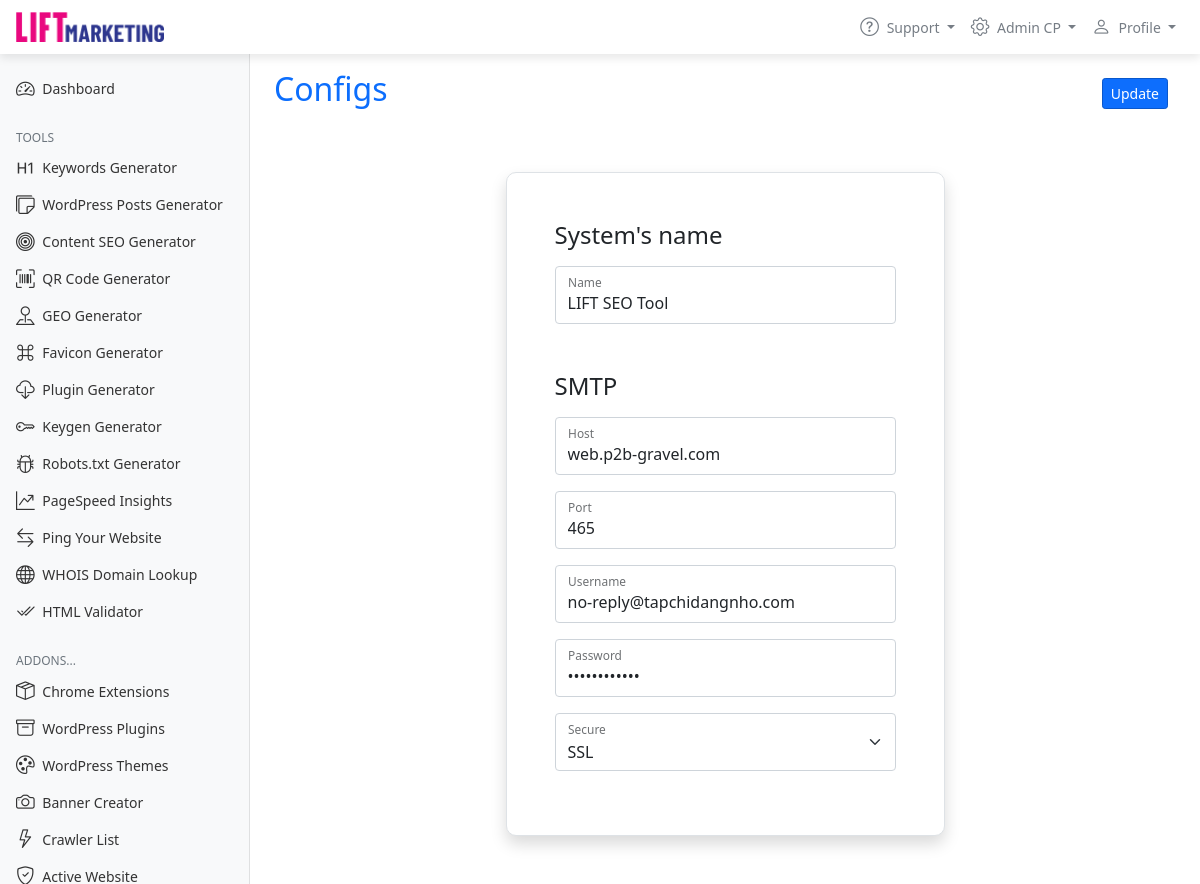
Screenshot of /views/config.php (signed in) with the database file from the repository.
### tables this page shows
CREATE TABLE `tbl_config` (
  `config_id` int(11) NOT NULL,
  `config_host` varchar(255) NOT NULL,
  `config_port` int(11) NOT NULL DEFAULT '0',
  `config_username` varchar(255) NOT NULL,
  `config_password` varchar(255) NOT NULL,
  `config_type` varchar(10) NOT NULL,
  `config_name` varchar(255) NOT NULL
);

### db/authCookieSessionValidate.php (called while the page is built, shortened)
<?php
require_once "Auth.php";
$auth = new Auth();
if (!empty($_SESSION["member_id"])) {
    $isMemberTypye = $auth->getMemberByID($_SESSION["member_id"])[0]["member_type"];
    if ($auth->getLogin($_SESSION["member_id"]) && count($auth->getLogin($_SESSION["member_id"])) > 0) {
        $auth->updateLogin(time(), $_SESSION["member_id"]);
    } else {
        $auth->insertLogin(time(), $_SESSION["member_id"]);
    }
    $isMemberActive = $auth->getMemberByID($_SESSION["member_id"])[0]["member_active"];
}

### db/DBController.php (called while the page is built, shortened)
<?php
class DBController {
	private $host = "localhost";
	private $user = "root";
	private $password = "root";
	private $database = "admin_seotool";
	private $conn;
    function __construct() {
        $this->conn = $this->connectDB();
    }
	function connectDB() {
		$conn = mysqli_connect($this->host,$this->user,$this->password,$this->database);
        $conn->set_charset('utf8mb4');
        return $conn;
	}
    function runBaseQuery($query) {
                $result = mysqli_query($this->conn,$query);
                while($row=mysqli_fetch_assoc($result)) {
                $resultset[] = $row;
                }
                if(!empty($resultset))
                return $resultset;
    }
    function runQuery($query, $param_type, $param_value_array) {
        $sql = $this->conn->prepare($query);
        $this->bindQueryParams($sql, $param_type, $param_value_array);
        $sql->execute();
        $result = $sql->get_result();
        if ($result->num_rows > 0) {
            while($row = $result->fetch_assoc()) {
                $resultset[] = $row;
            }
        }
        if(!empty($resultset)) {
            return $resultset;
        }
    }
    function bindQueryParams($sql, $param_type, $param_value_array) {
        $param_value_reference[] = & $param_type;
        for($i=0; $i<count($param_value_array); $i++) {
            $param_value_reference[] = & $param_value_array[$i];
        }
        call_user_func_array(array(
            $sql,
            'bind_param'
        ), $param_value_reference);
    }
}
?>

### db/Auth.php (called while the page is built, shortened)
<?php
require "DBController.php";
class Auth
{
    function getConfig()
    {
        $db_handle = new DBController();
        $query = "SELECT * FROM tbl_config WHERE config_id = 1";
        $result = $db_handle->runBaseQuery($query);
        return $result;
    }
    function getMemberByID($id)
    {
        $db_handle = new DBController();
        $query = "SELECT * FROM tbl_members WHERE member_id = ?";
        $result = $db_handle->runQuery($query, 's', array($id));
        return $result;
    }
    function getLogin($id)
    {
        $db_handle = new DBController();
        $query = "SELECT * FROM tbl_login WHERE member_id = ?";
        $result = $db_handle->runQuery($query, 's', array($id));
        return $result;
    }
}

### includes/variables.php (called while the page is built, shortened)
<?php
require_once "db/authCookieSessionValidate.php";
require_once 'core/class-concat.php';
?>

### views/config.php (the view, shortened to what this page needs)
<?php
require_once 'includes/variables.php';
require_once 'includes/header.php';
$getConfig = $auth->getConfig();
?>
<body>
<?php require 'includes/nav.php'; ?>
    <div class="container-fluid">
        <div class="row">
        <?php require 'includes/sidebar.php'; ?>
            <main class="col-md-9 ms-sm col-lg-10 col-xl px-md-4">
                <form action="" method="post" id="frmchange" class="form-signin">
                    <div
                        class="d-flex justify-content-between flex-wrap flex-md-nowrap align-items-center pt-3 pb-2 mb-3">
                        <div>
                        <h1 class="h2">Configs</h1>
                        </div>
                        <div class="btn-toolbar mb-2 mb-md-0">
                            <div class="btn-group me-2">
                                <input type="submit" name="change" class="btn btn-sm btn-primary" value="Update" id="config">
                            </div>
                        </div>
                    </div>
                    <div class="row mt-5">
                        <div class="col-xl-6 offset-xl-3">
                            <div class="shadow p-5 mb-5 bg-body rounded border mt-xxl-5 mx-xxl-5">
                                <h4 class="mb-3">System's name</h4>
                                <div class="form-floating mb-5">
                                    <input name="name" type="text" value="<?php echo $getConfig[0]['config_name'] ?>" id="name" class="form-control" placeholder="LIFT SEO Tool" required>
                                    <label for="name">Name</label>
                                </div>
                                <h4 class="mb-3">SMTP</h4>
                                <div class="form-floating mb-3">
                                    <input name="host" type="text" value="<?php echo $getConfig[0]['config_host'] ?>" id="host" class="form-control" placeholder="smtp.gmail.com" required>
                                    <label for="host">Host</label>
                                </div>
                                <div class="form-floating mb-3">
                                    <input name="port" type="text" value="<?php echo $getConfig[0]['config_port'] ?>" id="port" class="form-control" placeholder="465" required>
                                    <label for="port">Port</label>
                                </div>
                                <div class="form-floating mb-3">
                                    <input name="username" type="text" value="<?php echo $getConfig[0]['config_username'] ?>" id="username" class="form-control" placeholder="demo@demo.com" required>
                                    <label for="username">Username</label>
                                </div>
                                <div class="form-floating mb-3">
                                    <input name="password" type="password" value="<?php echo $getConfig[0]['config_password'] ?>" id="password" class="form-control" placeholder="***" required>
                                    <label for="password">Password</label>
                                </div>
                                <div class="form-floating mb-3">
                                    <select name="type" id="type" class="form-select">
                                        <option value="ssl" <?php echo $getConfig[0]["config_type"] === 'ssl' ? 'selected' : ''; ?>>SSL</option>
                                    </select>
                                    <label for="type">Secure</label>
                                </div>
                            </div>
                        </div>
                    </div>
                </form>
            </main>
        </div>
    </div>
</body>
</html>

### rows the page displays
tbl_config: name "LIFT SEO Tool", host "web.p2b-gravel.com", port "465", username "no-reply@tapchidangnho.com", type "SSL"
